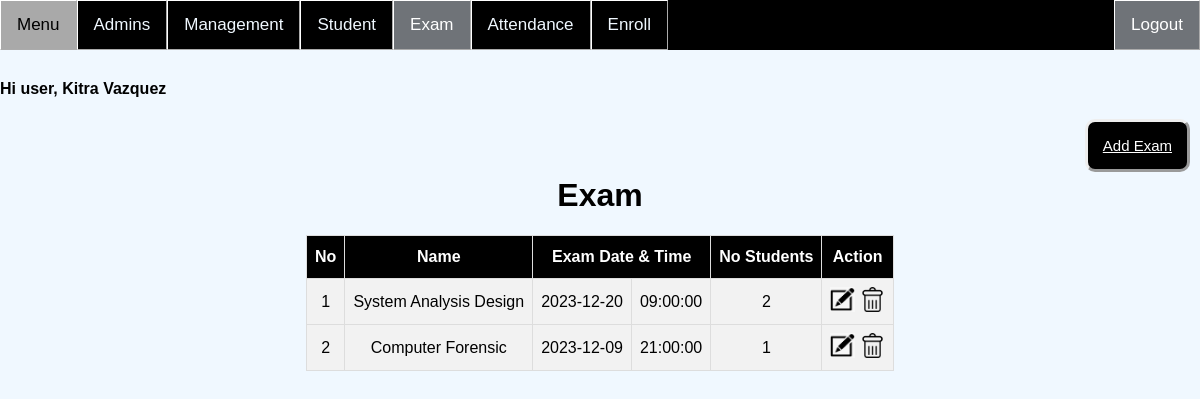
Page /Admin/Exam.php (signed in) on the committed database.
### tables this page shows
CREATE TABLE `exam` (
  `id` int(11) NOT NULL,
  `name` varchar(255) NOT NULL,
  `datetime` datetime NOT NULL
);

### Admin/Exam.php (the view, shortened to what this page needs)
<?php
if(isset ($_SESSION["userId"]))
{	include "Header.php";
	?>
<!DOCTYPE html>
<html>
<head>
</head>
<body>
	<a style="float:right;margin-right:10px;background-color:black;" href="ExamAdd.php" class="btn">Add Exam</a><br><br>
	<h1 align="center">Exam</h1>
<?php
	$queryGet = "SELECT
					e.id AS id,
					e.name AS exam_name,
					e.datetime AS datetime,
					COUNT(she.student_id) AS num_stud
				FROM
					exam e
				LEFT JOIN
					student_has_exam she ON e.id = she.exam_id
				GROUP BY
					e.id, e.name;
";
	$resultGet = mysqli_query($link,$queryGet);
	if(!$resultGet)
	{
		die ("Invalid Query - get Items List: ". mysqli_error($link));
	}
	else
	{?>
	<table id="table" border="1" align="center">
		<tr>
			<th>No</th>
			<th>Name</th>
			<th colspan=2>Exam Date & Time</th>
			<th>No Students</th>
			<th>Action</th>
		</tr>
		<form>
<?php	$no=1;
		if(mysqli_num_rows($resultGet)>0){
		while($row= mysqli_fetch_array($resultGet, MYSQLI_BOTH))
		{
			$datetimeObject = new DateTime($row['datetime']);
			$date = $datetimeObject->format('Y-m-d');
			$time = $datetimeObject->format('H:i:s');
			?>
			<tr>
				<td><?php echo $no;?></td>
				<td><?php echo $row['exam_name']?></td>
				<td><?php echo $date?></td>
				<td><?php echo $time?></td>
				<td><?php echo $row['num_stud']?></td>
				<td><a href="ExamEdit.php?id=<?php echo $row['id'];?>">
					<img border="0" alt="editB" src="../CSS/btn/editB.png" width="25" height="25"></a>
					<a href="Delete.php?examID=<?php echo $row['id'];?>" onclick="return confirm('Are you sure?')">
					<img border="0" alt="editB" src="../CSS/btn/delB.png" width="25" height="25"></a></a>
				</td>
			</tr>
		<?php	$no++;}}
		else{
?>
			<tr>
				<td colspan="6">No Data</td>
			</tr>
		<?php	}?>
		</form>
	</table>
	<br><br><br><br>
<?php
	}
}
else	{
	echo "No session exists or session has expired. Please log in again ";
	echo "Page will be redirect in 5 seconds";
	header('Refresh: 5; ../Auth/Login.php');
}
?>
</body>
</html>

### CSS/topNav.css (style rules this page uses)
* { box-sizing: border-box; }
body { margin: 0; font-family: Arial, Helvetica, sans-serif; background-image: url("bc.jpg"); background-color:aliceblue; background-size: 100% ; background-repeat: no-repeat; background-attachment: fixed; background-position:90% 100%; position:absolute; top:10%; max-width: -webkit-fill-available; right: 0px; left: 0px; }
.btn { padding: 15px; font-size: 15px; color: white; background: black ; border-style: outset; border-radius: 10px; cursor: pointer; }
#table { font-family: "Trebuchet MS", Arial, Helvetica, sans-serif; border-collapse: collapse; }
#table td, #table th { border: 1px solid #ddd; padding: 8px; text-align: center; max-width: auto; }
#table tr { background-color: #f2f2f2; }
#table th { padding-top: 12px; padding-bottom: 12px; text-align: center; background-color: black; color: white; max-width: auto; background-position: center; }

### rows in the picture
exam: name "System Analysis Design", datetime "2023-12-20", datetime "09:00:00", num_stud "2"
exam: name "Computer Forensic", datetime "2023-12-09", datetime "21:00:00", num_stud "1"

### other values in the picture
$_SESSION["name"] "Kitra Vazquez"
